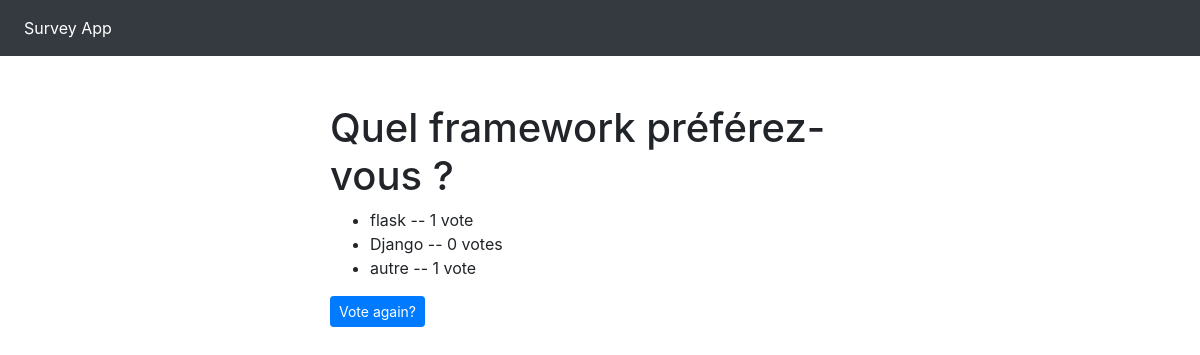
The app's page /polls/2/results/ with its own data.
### polls/models.py (models this page shows, shortened)
class Question(models.Model):
    question_text = models.CharField(max_length=200)
    pub_date = models.DateTimeField('date published')

class Choice(models.Model):
    question = models.ForeignKey(Question, on_delete=models.CASCADE)
    choice_text = models.CharField(max_length=200)
    votes = models.IntegerField(default=0)

### polls/views.py (the view)
# urls.py: path('<int:pk>/results/', views.ResultsView.as_view(), name='results'),
class ResultsView(generic.DetailView):
    model = Question
    template_name = 'polls/results.html'

### templates/polls/results.html
{% extends 'base.html' %}
{% block content %}
<h1>{{ question.question_text }}</h1>
<ul>
{% for choice in question.choice_set.all %}
    <li>{{ choice.choice_text }} -- {{ choice.votes }} vote{{ choice.votes|pluralize }}</li>
{% endfor %}
</ul>
<a href="{% url 'polls:detail' question.id %}" class="btn btn-primary btn-sm">Vote again?</a>
{% endblock %}

### records on screen
Question: question_text "Quel framework préférez-vous ?"
Choice: choice_text "flask", votes "1"
Choice: choice_text "Django", votes "0"
Choice: choice_text "autre", votes "1"
